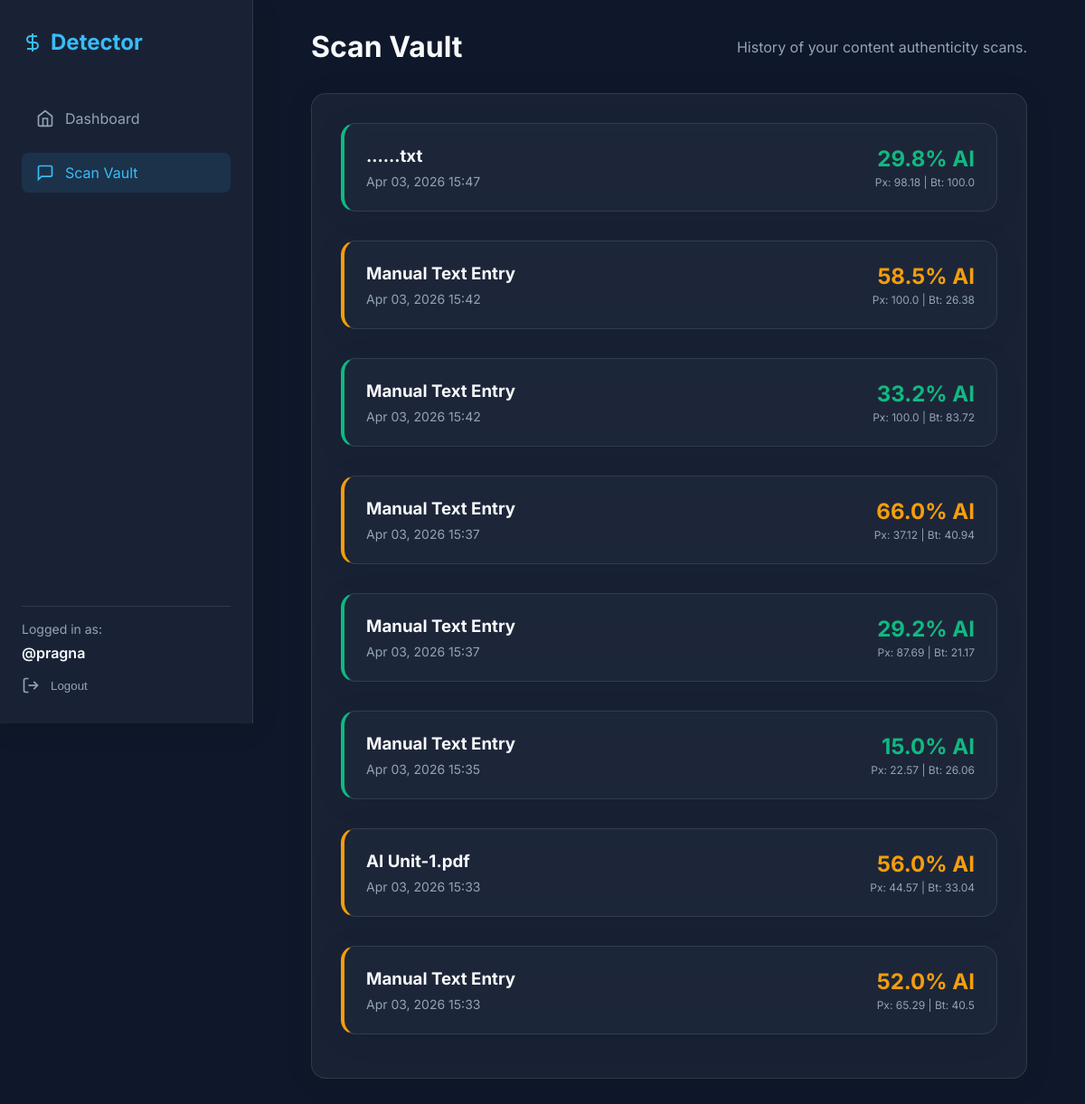
Page /history/ (signed in) on the committed database.
### detector/models.py (models this page shows, shortened)
class ScanHistory(models.Model):
    user = models.ForeignKey(User, on_delete=models.CASCADE, related_name='scans')
    filename = models.CharField(max_length=255, blank=True, null=True)
    analyzed_text = models.TextField()
    ai_probability = models.FloatField()
    perplexity = models.FloatField()
    burstiness = models.FloatField()
    heatmap_data = models.JSONField()  # Store list of dicts: {'text': string, 'color': string}
    created_at = models.DateTimeField(auto_now_add=True)
    class Meta:
        ordering = ['-created_at']

### detector/views.py (the view)
# urls.py: path('history/', views.history_list_view, name='history'),
@login_required
def history_list_view(request):
    scans = ScanHistory.objects.filter(user=request.user)
    return render(request, 'detector/history.html', {'scans': scans})

### templates/detector/history.html (shortened to what this page needs)
{% extends 'base.html' %}
{% block content %}
<div style="display:flex; justify-content:space-between; align-items:center; margin-bottom:2rem;">
    <h1>Scan Vault</h1>
    <p style="color:var(--text-secondary)">History of your content authenticity scans.</p>
</div>
<div class="glass-panel" style="padding:2rem;">
    {% if scans %}
        <div style="display:flex; flex-direction:column; gap:1rem;">
            {% for scan in scans %}
                {% if scan.ai_probability > 70 %}
                    <a href="{% url 'history_detail' scan.id %}" class="glass-panel history-item red neon-border">
                {% elif scan.ai_probability > 40 %}
                    <a href="{% url 'history_detail' scan.id %}" class="glass-panel history-item amber neon-border">
                {% else %}
                    <a href="{% url 'history_detail' scan.id %}" class="glass-panel history-item emerald neon-border">
                {% endif %}
                    <div>
                        <h3 style="margin-bottom:0.5rem">{{ scan.filename|default:"Manual Text Entry" }}</h3>
                        <p style="font-size:0.875rem; color:var(--text-secondary)">{{ scan.created_at|date:"M d, Y H:i" }}</p>
                    </div>
                    <div style="text-align:right;">
                        <span style="font-size:1.5rem; font-weight:bold;
                            {% if scan.ai_probability > 70 %}color:var(--color-red)
                            {% elif scan.ai_probability > 40 %}color:var(--color-amber)
                            {% else %}color:var(--color-emerald){% endif %}">
                            {{ scan.ai_probability }}% AI
                        </span>
                        <div style="font-size:0.75rem; color:var(--text-secondary); margin-top:0.25rem;">
                            Px: {{ scan.perplexity }} | Bt: {{ scan.burstiness }}
                        </div>
                    </div>
                </a>
            {% endfor %}
        </div>
    {% endif %}
</div>
{% endblock %}

### templates/base.html (shortened to what this page needs)
<!DOCTYPE html>
<html lang="en">
<head>
    {% load static %}
    <link rel="stylesheet" href="{% static 'css/styles.css' %}">
</head>
<body>
    {% if user.is_authenticated %}
    <aside class="sidebar glass-panel">
        <div class="brand">
            <svg width="24" height="24" viewBox="0 0 24 24" fill="none" stroke="currentColor" stroke-width="2"><path d="M12 2v20M17 5H9.5a3.5 3.5 0 0 0 0 7h5a3.5 3.5 0 0 1 0 7H6"/></svg>
            Detector
        </div>
        <nav>
            <ul class="nav-links">
                <li><a href="{% url 'dashboard' %}" class="nav-link {% if request.path == '/' %}active{% endif %}">
                    <svg width="20" height="20" viewBox="0 0 24 24" fill="none" stroke="currentColor" stroke-width="2"><path d="M3 9l9-7 9 7v11a2 2 0 0 1-2 2H5a2 2 0 0 1-2-2z"/><polyline points="9 22 9 12 15 12 15 22"/></svg>
                    Dashboard</a></li>
                <li><a href="{% url 'history' %}" class="nav-link {% if 'history' in request.path %}active{% endif %}">
                    <svg width="20" height="20" viewBox="0 0 24 24" fill="none" stroke="currentColor" stroke-width="2"><path d="M21 15a2 2 0 0 1-2 2H7l-4 4V5a2 2 0 0 1 2-2h14a2 2 0 0 1 2 2z"/></svg>
                    Scan Vault</a></li>
            </ul>
        </nav>
        <div class="user-info">
            <span style="color:var(--text-secondary); font-size:0.875rem;">Logged in as:</span>
            <span style="font-weight:600;">@{{ user.username }}</span>
            <form method="post" action="{% url 'logout' %}" style="margin-top:0.5rem">
                <button type="submit" class="nav-link" style="background:transparent; border:none; padding:0; cursor:pointer;" onclick="return confirm('Logout?')">
                    <svg width="20" height="20" viewBox="0 0 24 24" fill="none" stroke="currentColor" stroke-width="2"><path d="M9 21H5a2 2 0 0 1-2-2V5a2 2 0 0 1 2-2h4"/><polyline points="16 17 21 12 16 7"/><line x1="21" y1="12" x2="9" y2="12"/></svg>
                    Logout
                </button>
            </form>
        </div>
    </aside>
    <main class="main-content">
        {% block content %}{% endblock %}
    </main>
    {% else %}
        {% block auth_content %}{% endblock %}
    {% endif %}
</body>
</html>

### static/css/styles.css (style rules this page uses)
:root { --bg-dark: #0f172a; --bg-panel: rgba(30, 41, 59, 0.7); --text-primary: #f8fafc; --text-secondary: #94a3b8; --accent-neon: #38bdf8; --accent-hover: #0284c7; --glass-border: rgba(255, 255, 255, 0.1); --color-red: #ef4444; --color-amber: #f59e0b; --color-emerald: #10b981; }
* { box-sizing: border-box; margin: 0; padding: 0; }
body { font-family: 'Inter', system-ui, -apple-system, sans-serif; background-color: var(--bg-dark); color: var(--text-primary); min-height: 100vh; display: flex; overflow-x: hidden; }
.glass-panel { background: var(--bg-panel); backdrop-filter: blur(12px); -webkit-backdrop-filter: blur(12px); border: 1px solid var(--glass-border); border-radius: 16px; box-shadow: 0 4px 30px rgba(0, 0, 0, 0.1); }
.sidebar { width: 280px; height: 100vh; position: fixed; border-radius: 0; border-right: 1px solid var(--glass-border); border-top: none; border-bottom: none; border-left: none; padding: 2rem 1.5rem; display: flex; flex-direction: column; }
.brand { font-size: 1.5rem; font-weight: 700; color: var(--accent-neon); margin-bottom: 3rem; display: flex; align-items: center; gap: 0.5rem; }
.nav-links { list-style: none; display: flex; flex-direction: column; gap: 1rem; }
.nav-link { color: var(--text-secondary); text-decoration: none; padding: 0.75rem 1rem; border-radius: 8px; transition: all 0.3s ease; display: flex; align-items: center; gap: 0.75rem; }
.nav-link:hover, .nav-link.active { background: rgba(56, 189, 248, 0.1); color: var(--accent-neon); }
.user-info { margin-top: auto; padding-top: 1rem; border-top: 1px solid var(--glass-border); display: flex; flex-direction: column; gap: 0.5rem; }
.main-content { margin-left: 280px; padding: 2rem 4rem; width: calc(100% - 280px); min-height: 100vh; }
.history-item { padding: 1.5rem; margin-bottom: 1rem; display: flex; justify-content: space-between; align-items: center; text-decoration: none; color: var(--text-primary); }
.history-item.amber { border-left: 4px solid var(--color-amber); }
.history-item.emerald { border-left: 4px solid var(--color-emerald); }

### rows in the picture
ScanHistory: filename "......txt", created_at "Apr 03, 2026 15:47", ai_probability "29.8", perplexity "98.18", burstiness "100.0"
ScanHistory: filename "Manual Text Entry", created_at "Apr 03, 2026 15:42", ai_probability "58.5", perplexity "100.0", burstiness "26.38"
ScanHistory: filename "Manual Text Entry", created_at "Apr 03, 2026 15:42", ai_probability "33.2", perplexity "100.0", burstiness "83.72"
ScanHistory: filename "Manual Text Entry", created_at "Apr 03, 2026 15:37", ai_probability "66.0", perplexity "37.12", burstiness "40.94"
ScanHistory: filename "Manual Text Entry", created_at "Apr 03, 2026 15:37", ai_probability "29.2", perplexity "87.69", burstiness "21.17"
ScanHistory: filename "Manual Text Entry", created_at "Apr 03, 2026 15:35", ai_probability "15.0", perplexity "22.57", burstiness "26.06"
ScanHistory: filename "AI Unit-1.pdf", created_at "Apr 03, 2026 15:33", ai_probability "56.0", perplexity "44.57", burstiness "33.04"
ScanHistory: filename "Manual Text Entry", created_at "Apr 03, 2026 15:33", ai_probability "52.0", perplexity "65.29", burstiness "40.5"

### other values in the picture
{{ user.username }} "pragna"
